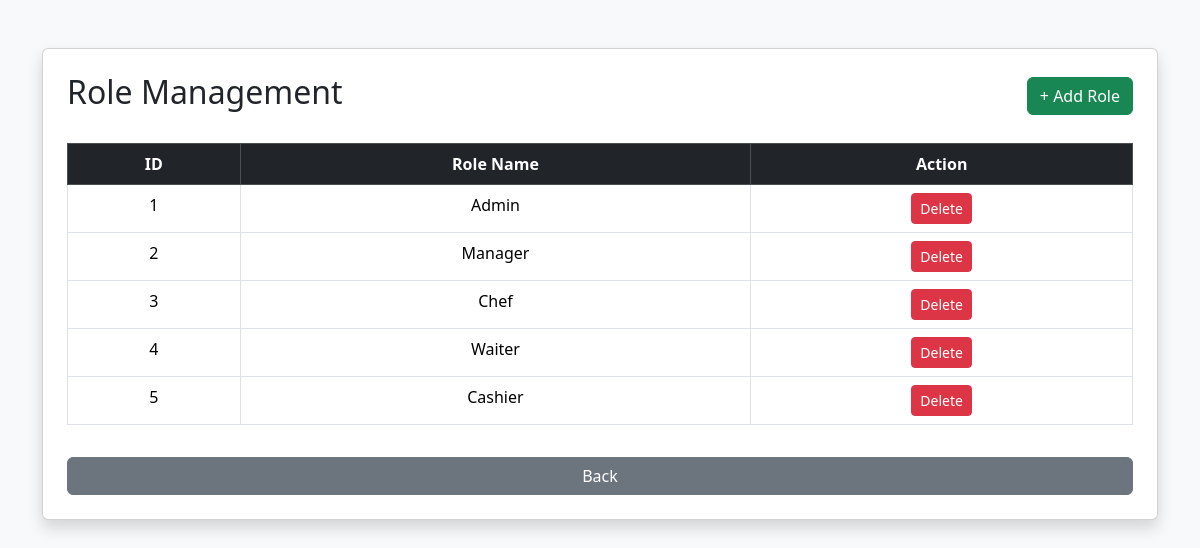
/add_role.php (signed in), run on the app's committed database.
### tables this page shows
CREATE TABLE IF NOT EXISTS `roles` (
  `id` int NOT NULL AUTO_INCREMENT,
  `role_name` varchar(50) NOT NULL,
  PRIMARY KEY (`id`),
  UNIQUE KEY `role_name` (`role_name`)
);

### add_role.php (the view, shortened to what this page needs)
<?php
include "config.php";
$result = mysqli_query($conn, "SELECT * FROM roles ORDER BY id");
?>
<!DOCTYPE html>
<html>
<head>
    <link href="https://cdn.jsdelivr.net/npm/bootstrap@5.3.3/dist/css/bootstrap.min.css" rel="stylesheet">
</head>
<body class="bg-light">
<div class="container mt-5">
    <div class="card shadow p-4">
        <div class="d-flex justify-content-between align-items-center mb-4">
            <h2>Role Management</h2>
            <a href="role_create.php" class="btn btn-success">
                + Add Role
            </a>
        </div>
        <table class="table table-bordered table-hover text-center">
            <thead class="table-dark">
                <tr>
                    <th>ID</th>
                    <th>Role Name</th>
                    <th>Action</th>
                </tr>
            </thead>
            <tbody>
            <?php while($row = mysqli_fetch_assoc($result)) { ?>
                <tr>
                    <td><?php echo $row['id']; ?></td>
                    <td><?php echo ucfirst($row['role_name']); ?></td>
                    <td>
                        <a href="delete_role.php?id=<?php echo $row['id']; ?>"
                           class="btn btn-danger btn-sm"
                           onclick="return confirm('Delete this role?');">
                            Delete
                        </a>
                    </td>
                </tr>
            <?php } ?>
            </tbody>
        </table>
        <a href="admin.php" class="btn btn-secondary mt-3">
            Back
        </a>
    </div>
</div>
</body>
</html>

### data on the page
roles: id "1", role_name "Admin"
roles: id "2", role_name "Manager"
roles: id "3", role_name "Chef"
roles: id "4", role_name "Waiter"
roles: id "5", role_name "Cashier"
